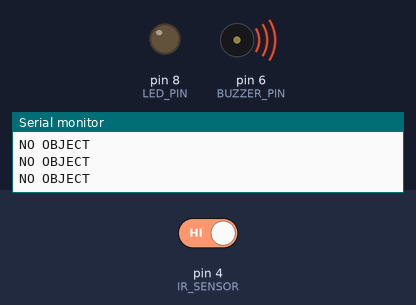
The sketch below on a simulated Arduino Uno, built with avr-gcc and run on an emulated ATmega328P. Parts: output pins drawn as LEDs (lit = HIGH), buzzer (waves = sounding, pin HIGH), the last lines printed to the serial monitor. The test bench sets the inputs (shaded band); at power-on: pin 4 (IR_SENSOR) HIGH.

Above: at 1.8 s.
1.9 s: pin 4 (IR_SENSOR) driven LOW
At 2.6 s:
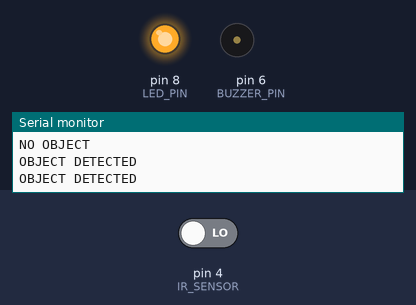
3.5 s: pin 4 (IR_SENSOR) driven HIGH
At 4.9 s:
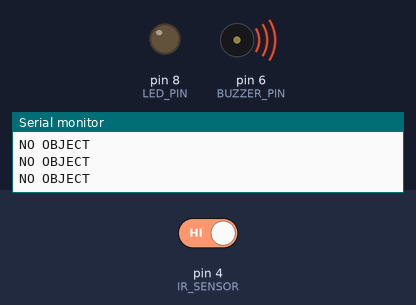
Timing chart, 0 to 6.5 s (numbered marks = the images above; inputs shaded):
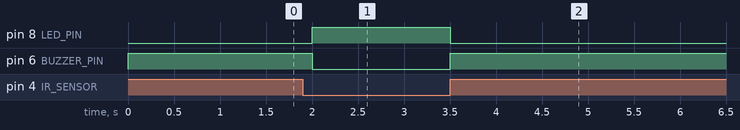

The sketch:

sirdarwinfinal.ino
```cpp
#define IR_SENSOR 4
#define LED_PIN 8
#define BUZZER_PIN 6

void setup() {

  Serial.begin(115200);

  pinMode(IR_SENSOR, INPUT);
  pinMode(LED_PIN, OUTPUT);
  pinMode(BUZZER_PIN, OUTPUT);

  digitalWrite(LED_PIN, LOW);
  digitalWrite(BUZZER_PIN, HIGH);
}

void loop() {

  int sensor = digitalRead(IR_SENSOR);

  if (sensor == LOW) {

    Serial.println("OBJECT DETECTED");

    digitalWrite(LED_PIN, HIGH);

    digitalWrite(BUZZER_PIN, LOW);

  }
  else {

    Serial.println("NO OBJECT");

    digitalWrite(LED_PIN, LOW);

    digitalWrite(BUZZER_PIN, HIGH);
  }

  delay(500);
} 
```

Measured:
- after the input at 1.9 s, pin 8 (LED_PIN): LOW → HIGH after 0.10 s; pin 6 (BUZZER_PIN): HIGH → LOW after 0.10 s
- after the input at 3.5 s, pin 8 (LED_PIN): HIGH → LOW at once; pin 6 (BUZZER_PIN): LOW → HIGH at once
